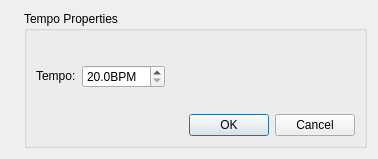
<?xml version="1.0" encoding="UTF-8"?>
<ui version="4.0">
 <class>TempoProperties</class>
 <widget class="QDialog" name="TempoProperties">
  <property name="geometry">
   <rect>
    <x>0</x>
    <y>0</y>
    <width>378</width>
    <height>159</height>
   </rect>
  </property>
  <property name="windowTitle">
   <string>MuseScore: Tempo Text Properties</string>
  </property>
  <layout class="QVBoxLayout" name="verticalLayout">
   <item>
    <layout class="QHBoxLayout" name="horizontalLayout">
     <item>
      <widget class="QLabel" name="label_3">
       <property name="sizePolicy">
        <sizepolicy hsizetype="Fixed" vsizetype="Ignored">
         <horstretch>0</horstretch>
         <verstretch>0</verstretch>
        </sizepolicy>
       </property>
       <property name="text">
        <string/>
       </property>
       <property name="pixmap">
        <pixmap resource="mscore.qrc">:/data/bg1.jpg</pixmap>
       </property>
      </widget>
     </item>
     <item>
      <widget class="QGroupBox" name="groupBox">
       <property name="title">
        <string>Tempo Properties</string>
       </property>
       <property name="flat">
        <bool>false</bool>
       </property>
       <layout class="QGridLayout" name="gridLayout">
        <item row="0" column="1">
         <spacer>
          <property name="orientation">
           <enum>Qt::Vertical</enum>
          </property>
          <property name="sizeHint" stdset="0">
           <size>
            <width>20</width>
            <height>40</height>
           </size>
          </property>
         </spacer>
        </item>
        <item row="1" column="0">
         <widget class="QLabel" name="label">
          <property name="sizePolicy">
           <sizepolicy hsizetype="Fixed" vsizetype="Fixed">
            <horstretch>0</horstretch>
            <verstretch>0</verstretch>
           </sizepolicy>
          </property>
          <property name="text">
           <string>Tempo:</string>
          </property>
         </widget>
        </item>
        <item row="1" column="1">
         <widget class="QDoubleSpinBox" name="tempo">
          <property name="suffix">
           <string>BPM</string>
          </property>
          <property name="decimals">
           <number>1</number>
          </property>
          <property name="minimum">
           <double>20.000000000000000</double>
          </property>
          <property name="maximum">
           <double>400.000000000000000</double>
          </property>
         </widget>
        </item>
        <item row="1" column="2">
         <spacer>
          <property name="orientation">
           <enum>Qt::Horizontal</enum>
          </property>
          <property name="sizeHint" stdset="0">
           <size>
            <width>44</width>
            <height>20</height>
           </size>
          </property>
         </spacer>
        </item>
        <item row="2" column="1">
         <spacer>
          <property name="orientation">
           <enum>Qt::Vertical</enum>
          </property>
          <property name="sizeHint" stdset="0">
           <size>
            <width>20</width>
            <height>35</height>
           </size>
          </property>
         </spacer>
        </item>
        <item row="3" column="0" colspan="3">
         <widget class="QDialogButtonBox" name="buttonBox">
          <property name="orientation">
           <enum>Qt::Horizontal</enum>
          </property>
          <property name="standardButtons">
           <set>QDialogButtonBox::Cancel|QDialogButtonBox::Ok</set>
          </property>
         </widget>
        </item>
       </layout>
      </widget>
     </item>
    </layout>
   </item>
  </layout>
 </widget>
 <resources>
  <include location="mscore.qrc"/>
 </resources>
 <connections>
  <connection>
   <sender>buttonBox</sender>
   <signal>accepted()</signal>
   <receiver>TempoProperties</receiver>
   <slot>accept()</slot>
   <hints>
    <hint type="sourcelabel">
     <x>248</x>
     <y>254</y>
    </hint>
    <hint type="destinationlabel">
     <x>157</x>
     <y>274</y>
    </hint>
   </hints>
  </connection>
  <connection>
   <sender>buttonBox</sender>
   <signal>rejected()</signal>
   <receiver>TempoProperties</receiver>
   <slot>reject()</slot>
   <hints>
    <hint type="sourcelabel">
     <x>316</x>
     <y>260</y>
    </hint>
    <hint type="destinationlabel">
     <x>286</x>
     <y>274</y>
    </hint>
   </hints>
  </connection>
 </connections>
</ui>
